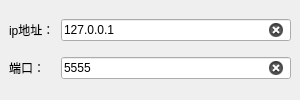
<?xml version="1.0" encoding="UTF-8"?>
<ui version="4.0">
 <class>wireless</class>
 <widget class="QMainWindow" name="wireless">
  <property name="geometry">
   <rect>
    <x>0</x>
    <y>0</y>
    <width>300</width>
    <height>100</height>
   </rect>
  </property>
  <property name="minimumSize">
   <size>
    <width>300</width>
    <height>100</height>
   </size>
  </property>
  <property name="maximumSize">
   <size>
    <width>300</width>
    <height>100</height>
   </size>
  </property>
  <property name="windowTitle">
   <string>无线调试</string>
  </property>
  <widget class="QWidget" name="centralwidget">
   <layout class="QGridLayout" name="gridLayout">
    <item row="0" column="0">
     <widget class="QLabel" name="label_ip">
      <property name="text">
       <string>ip地址：</string>
      </property>
     </widget>
    </item>
    <item row="0" column="1">
     <widget class="LineEdit" name="lineedit_ip">
      <property name="text">
       <string>127.0.0.1</string>
      </property>
      <property name="clearButtonEnabled">
       <bool>true</bool>
      </property>
     </widget>
    </item>
    <item row="1" column="0">
     <widget class="QLabel" name="label_port">
      <property name="text">
       <string>端口：</string>
      </property>
     </widget>
    </item>
    <item row="1" column="1">
     <widget class="LineEdit" name="lineedit_port">
      <property name="text">
       <string>5555</string>
      </property>
      <property name="clearButtonEnabled">
       <bool>true</bool>
      </property>
     </widget>
    </item>
   </layout>
  </widget>
 </widget>
 <customwidgets>
  <customwidget>
   <class>LineEdit</class>
   <extends>QLineEdit</extends>
   <header>qfluentwidgets</header>
  </customwidget>
 </customwidgets>
 <resources/>
 <connections/>
</ui>
